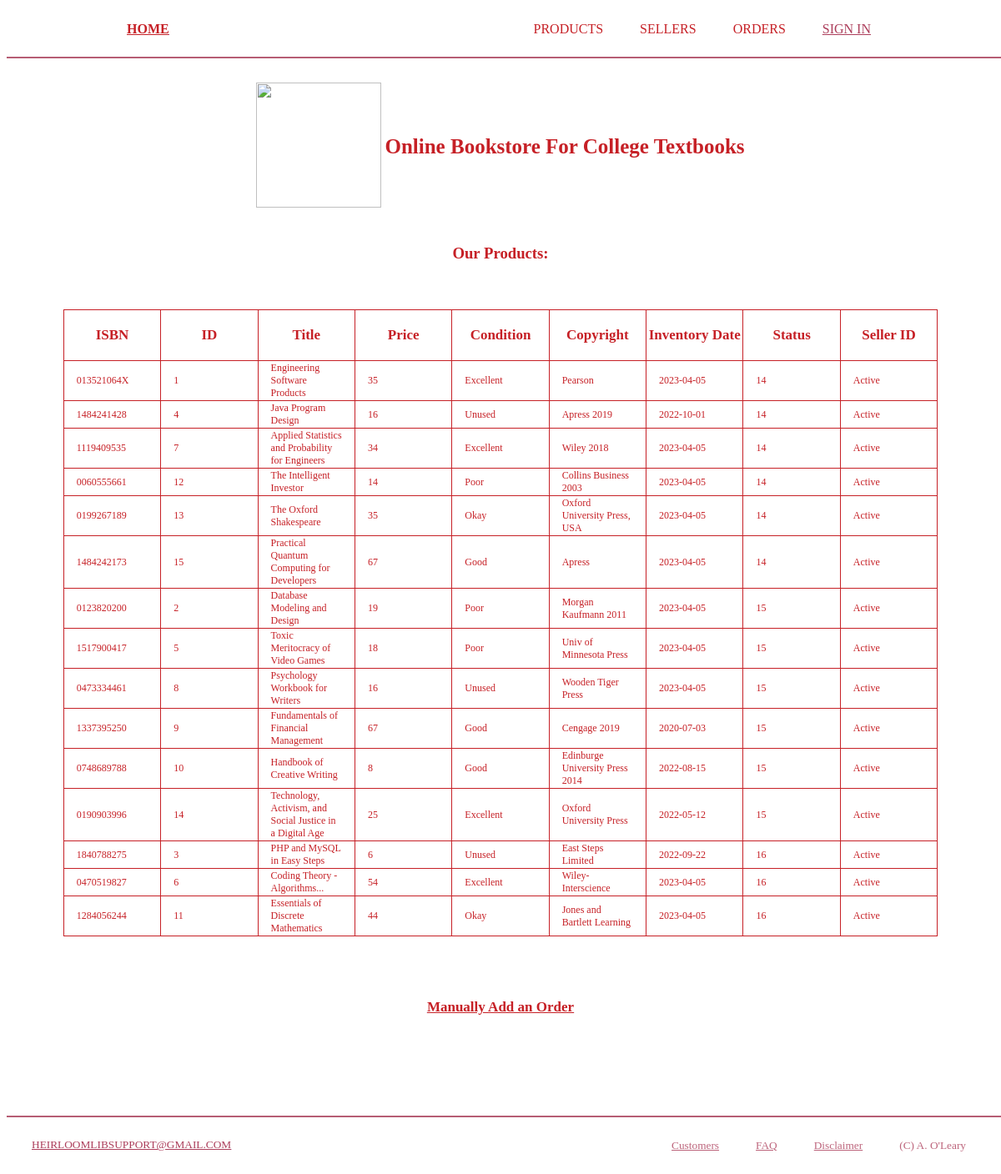
/webpages/products.php, run on the app's committed database.
### tables this page shows
CREATE TABLE IF NOT EXISTS t6_product (
    book_isbn VARCHAR(30) NOT NULL UNIQUE,
    book_id INT AUTO_INCREMENT,
    title VARCHAR(75) NOT NULL, 
    book_price DECIMAL,
    book_condition ENUM("Poor", "Okay", "Good", "Excellent", "Unused") DEFAULT "Good",
    copyright TEXT,
    inv_date DATE,
  	sell_id INT,
  	status ENUM("Active", "Deleted") NOT NULL,
    PRIMARY KEY(book_id),
  	FOREIGN KEY(sell_id) REFERENCES t6_seller(sell_id)
);

### webpages/products.php (the view, shortened to what this page needs)
<!DOCTYPE html>
<html lang="en">
    <head>
        <link rel="stylesheet" href="styles.css">
    </head>
    <body>
        <?php session_start(); include "header.php"; ?>
    </body>
    <div class="container">
    	    <main>
                <table>
                    <tr>
                        <th style="padding-top: 0.5cm; padding-bottom: 0.5cm;">
                            <img src="https://media.discordapp.net/attachments/475843835990114315/1023274755417182279/unknown.png"
                                alt="" width="150" height="150">
                        </th>
                        <th style="color: rgb(198, 32, 38); font-size: 25px; padding-top: 0.5cm; padding-bottom: 0.5cm;">
                            Online Bookstore For College Textbooks
                        </th>
                    </tr>
                </table>
                <h3 style="color: rgb(198, 32, 38)"><center> Our Products: </center></h3>
            </main>
    </div>
</html>
<?php
            if ($_SERVER['REQUEST_METHOD'] == "GET" && ISSET($_COOKIE['counter'])) {
                $counter = $_COOKIE['counter'];
            } else {
                $counter += 1;
            }
    require "../connect_db.php";
    if (ISSET($searchdata)) {
        echo "<div class = 'options'> <table>";
        echo "</div>";
        $q = "SELECT * FROM t6_product WHERE title LIKE \"%" . $searchdata . "%\"";
        $r = mysqli_query($dbc, $q);
        if ($r) {
            echo "
                <table border=1>
                <tr>
                    <th>ISBN</th>
                    <th>ID</th>
                    <th>Title</th>
                    <th>Price</th>
                    <th>Condition</th>
                    <th>Copyright</th>
                    <th>Inventory Date</th>
                    <th>Status</th>
                    <th>Seller ID</th>
                </tr>
            ";
            while ($row = mysqli_fetch_array($r, MYSQLI_NUM)) {
                echo "<tr>" . "<td>" . $row[0] . "</td>" . "<td style = 'word-wrap: break-word;'>" . $row[1] . "</td>";
                echo "<td>" . $row[2] . "</td>" . "<td>" . $row[3] . "</td>";
                echo "<td style = 'word-wrap: break-word;'>" . $row[4] . "</td>" . "<td style = 'word-wrap: break-word;'>" . $row[5] . "</td>";
                echo "<td style = 'word-wrap: break-word;'>" . $row[6] . "</td>" . "<td style = 'word-wrap: break-word;'>" . $row[7] . "</td>";
                echo "<td>" . $row[8] . "</td>";
                if (ISSET($_POST[$row[0]])) {
                    $bookid_ordered = $row[1];
                    $orders[$counter] = $bookid_ordered;
                    $count = $_COOKIE["counter"];
                    setcookie($active_user . "_cart_$count", $bookid_ordered);
                    $order = $_COOKIE["cart"];
                }
            }
            echo "</table>";
            echo "<br>";
            echo "<br>";
        }
    }
    else
    {
        echo "<div class = 'options'> <table>";
        echo "</div>";
        if (isset($_POST['sort'])) { $sortInput = " ORDER BY " . $_POST['sort']; } else { $sortInput = " ORDER BY sell_id"; }
        if (isset($_POST['direction'])) { $directionInput = " " . $_POST['direction']; } else { $directionInput = " ASC";}
        $q = "SELECT * FROM t6_product" . $sortInput . $directionInput;
        $r = mysqli_query($dbc, $q);
        if ($r)
        {
            echo "
                <table border=1>
                <tr>
                    <th>ISBN</th>
                    <th>ID</th>
                    <th>Title</th>
                    <th>Price</th>
                    <th>Condition</th>
                    <th>Copyright</th>
                    <th>Inventory Date</th>
                    <th>Status</th>
                    <th>Seller ID</th>
                </tr>
            ";
            while ($row = mysqli_fetch_array($r, MYSQLI_NUM))
            {
                echo "<tr>" . "<td>" . $row[0] . "</td>" . "<td style = 'word-wrap: break-word;'>" . $row[1] . "</td>";
                echo "<td>" . $row[2] . "</td>" . "<td>" . $row[3] . "</td>";
                echo "<td style = 'word-wrap: break-word;'>" . $row[4] . "</td>" . "<td style = 'word-wrap: break-word;'>" . $row[5] . "</td>";
                echo "<td style = 'word-wrap: break-word;'>" . $row[6] . "</td>" . "<td style = 'word-wrap: break-word;'>" . $row[7] . "</td>";
                echo "<td>" . $row[8] . "</td>";
            }
            echo "</table>";
        }
    }
    echo "<br><h4 style = 'text-align: center; text-decoration: none;'><a href='addproduct.php'><u style = 'color: rgb(198, 32, 38); font-size: 17px;'>Manually Add an Order</u></a></h4>";
?>
<?php
    include "footer.php";
?>

### webpages/styles.css (style rules this page uses)
.container { width: 80%; margin: 0 auto; }
body { padding-top: 70px; padding-bottom: 70px; }
table { margin-left: auto; margin-right: auto; }
.options table { border: 1px solid rgb(198, 32, 38); border-collapse: collapse; color: rgb(198, 32, 38); width: 70%; margin-right: auto; margin-left: auto; height: 1cm; table-layout: fixed; }
.options th { font-size: 17px; font-weight: bold; padding-top: 20px; padding-bottom: 20px; height: 0.5cm; width: 3cm; }
.options td { font-size: 12px; padding-left: 15px; padding-right: 15px; text-align: left; }
.options tr { border: 1px solid rgb(198, 32, 38); color: rgb(198, 32, 38); text-align: center; }

### webpages/header.php (style rules this page uses)
body { padding-top: 70px; padding-bottom: 70px; }

### webpages/footer.php (style rules this page uses)
body { padding-top: 70px; padding-bottom: 70px; }

### data on the page
t6_product: book_isbn "013521064X", book_id "1", title "Engineering Software Products", book_price "35", book_condition "Excellent", copyright "Pearson", inv_date "2023-04-05", sell "14", status "Active"
t6_product: book_isbn "1484241428", book_id "4", title "Java Program Design", book_price "16", book_condition "Unused", copyright "Apress 2019", inv_date "2022-10-01", sell "14", status "Active"
t6_product: book_isbn "1119409535", book_id "7", title "Applied Statistics and Probability for Engineers", book_price "34", book_condition "Excellent", copyright "Wiley 2018", inv_date "2023-04-05", sell "14", status "Active"
t6_product: book_isbn "0060555661", book_id "12", title "The Intelligent Investor", book_price "14", book_condition "Poor", copyright "Collins Business 2003", inv_date "2023-04-05", sell "14", status "Active"
t6_product: book_isbn "0199267189", book_id "13", title "The Oxford Shakespeare", book_price "35", book_condition "Okay", copyright "Oxford University Press, USA", inv_date "2023-04-05", sell "14", status "Active"
t6_product: book_isbn "1484242173", book_id "15", title "Practical Quantum Computing for Developers", book_price "67", book_condition "Good", copyright "Apress", inv_date "2023-04-05", sell "14", status "Active"
t6_product: book_isbn "0123820200", book_id "2", title "Database Modeling and Design", book_price "19", book_condition "Poor", copyright "Morgan Kaufmann 2011", inv_date "2023-04-05", sell "15", status "Active"
t6_product: book_isbn "1517900417", book_id "5", title "Toxic Meritocracy of Video Games", book_price "18", book_condition "Poor", copyright "Univ of Minnesota Press", inv_date "2023-04-05", sell "15", status "Active"
t6_product: book_isbn "0473334461", book_id "8", title "Psychology Workbook for Writers", book_price "16", book_condition "Unused", copyright "Wooden Tiger Press", inv_date "2023-04-05", sell "15", status "Active"
t6_product: book_isbn "1337395250", book_id "9", title "Fundamentals of Financial Management", book_price "67", book_condition "Good", copyright "Cengage 2019", inv_date "2020-07-03", sell "15", status "Active"
t6_product: book_isbn "0748689788", book_id "10", title "Handbook of Creative Writing", book_price "8", book_condition "Good", copyright "Edinburge University Press 2014", inv_date "2022-08-15", sell "15", status "Active"
t6_product: book_isbn "0190903996", book_id "14", title "Technology, Activism, and Social Justice in a Digital Age", book_price "25", book_condition "Excellent", copyright "Oxford University Press", inv_date "2022-05-12", sell "15", status "Active"
t6_product: book_isbn "1840788275", book_id "3", title "PHP and MySQL in Easy Steps", book_price "6", book_condition "Unused", copyright "East Steps Limited", inv_date "2022-09-22", sell "16", status "Active"
t6_product: book_isbn "0470519827", book_id "6", title "Coding Theory - Algorithms...", book_price "54", book_condition "Excellent", copyright "Wiley-Interscience", inv_date "2023-04-05", sell "16", status "Active"
t6_product: book_isbn "1284056244", book_id "11", title "Essentials of Discrete Mathematics", book_price "44", book_condition "Okay", copyright "Jones and Bartlett Learning", inv_date "2023-04-05", sell "16", status "Active"

### other printed values
$fileAuthor "A. O'Leary"
